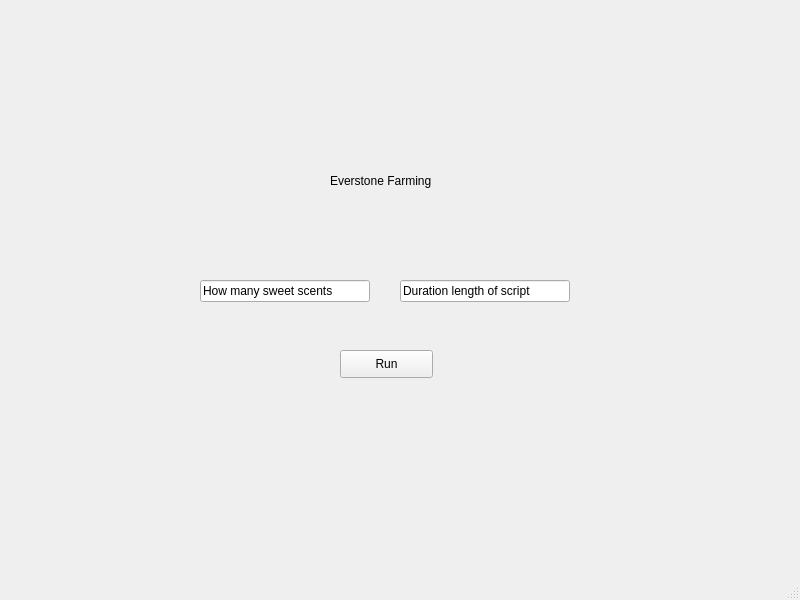
<?xml version="1.0" encoding="UTF-8"?>
<ui version="4.0">
 <class>MainWindow</class>
 <widget class="QMainWindow" name="MainWindow">
  <property name="geometry">
   <rect>
    <x>0</x>
    <y>0</y>
    <width>800</width>
    <height>600</height>
   </rect>
  </property>
  <property name="windowTitle">
   <string>MainWindow</string>
  </property>
  <widget class="QWidget" name="centralwidget">
   <widget class="QLineEdit" name="lineEdit">
    <property name="geometry">
     <rect>
      <x>200</x>
      <y>280</y>
      <width>170</width>
      <height>22</height>
     </rect>
    </property>
    <property name="text">
     <string>How many sweet scents</string>
    </property>
   </widget>
   <widget class="QLabel" name="label">
    <property name="geometry">
     <rect>
      <x>330</x>
      <y>160</y>
      <width>111</width>
      <height>41</height>
     </rect>
    </property>
    <property name="text">
     <string>Everstone Farming</string>
    </property>
   </widget>
   <widget class="QLineEdit" name="lineEdit_2">
    <property name="geometry">
     <rect>
      <x>400</x>
      <y>280</y>
      <width>170</width>
      <height>22</height>
     </rect>
    </property>
    <property name="text">
     <string>Duration length of script</string>
    </property>
   </widget>
   <widget class="QPushButton" name="pushButton">
    <property name="geometry">
     <rect>
      <x>340</x>
      <y>350</y>
      <width>93</width>
      <height>28</height>
     </rect>
    </property>
    <property name="text">
     <string>Run</string>
    </property>
   </widget>
  </widget>
  <widget class="QMenuBar" name="menubar">
   <property name="geometry">
    <rect>
     <x>0</x>
     <y>0</y>
     <width>800</width>
     <height>26</height>
    </rect>
   </property>
  </widget>
  <widget class="QStatusBar" name="statusbar"/>
 </widget>
 <resources/>
 <connections/>
</ui>
